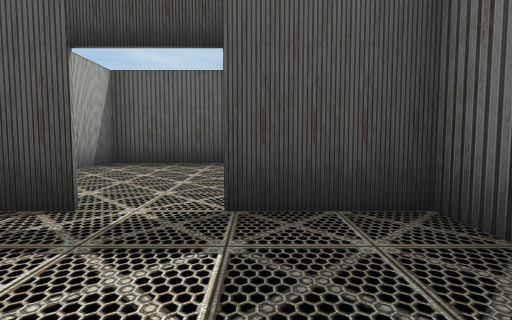
view 1 (above)

22 first-person views from a walk through a 3-D level made in the Unity game engine. The camera is 1.2 m above the floor, tilts 4° down and sees 80° across. The floor is counted in squares, 2 m on a side. Each view is taken from the middle of a square. On the plan, view 1 faces up. The plan holds only what a view shows up to about 9 squares ahead; the rest is blank. The place goes on beyond the plan. The player character is not drawn. Door leaves are left out, so doorways stand open.

view 2
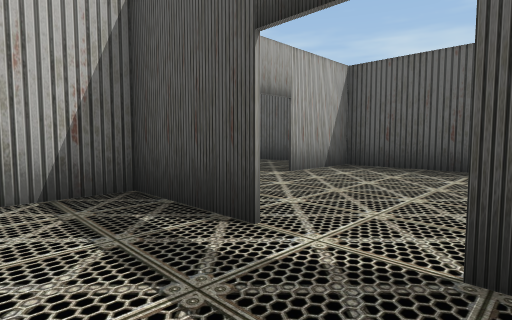

view 3
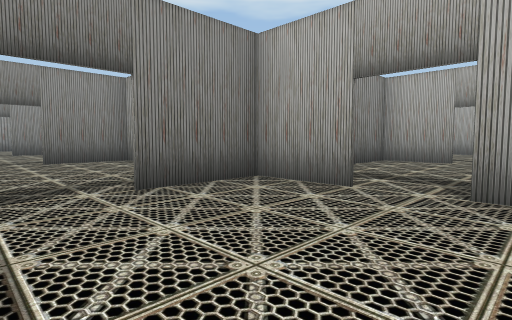

view 4
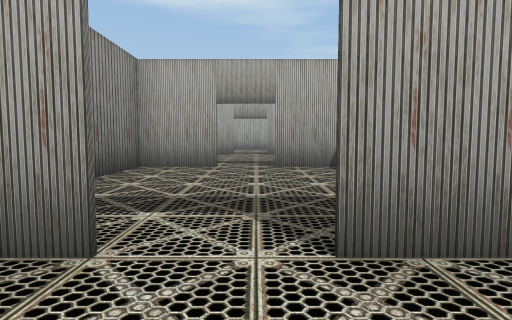

view 5
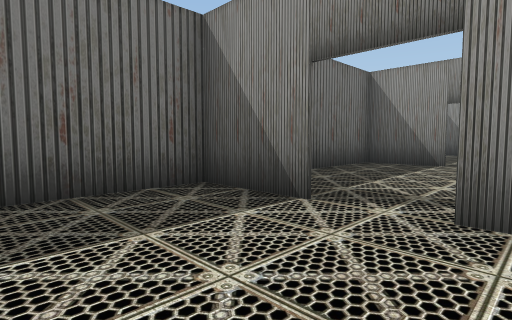

view 6
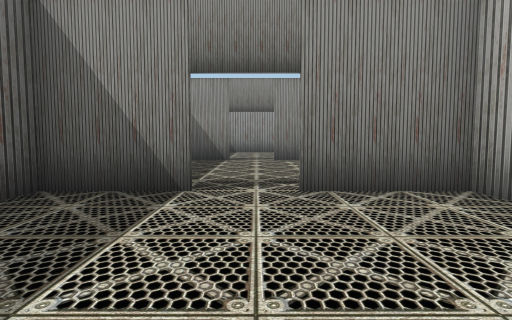

view 7
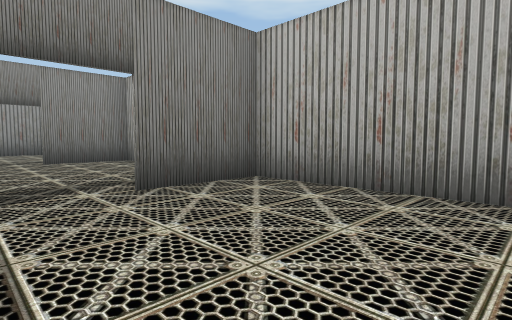

view 8
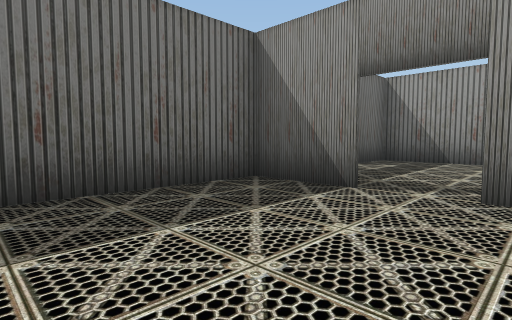

view 9
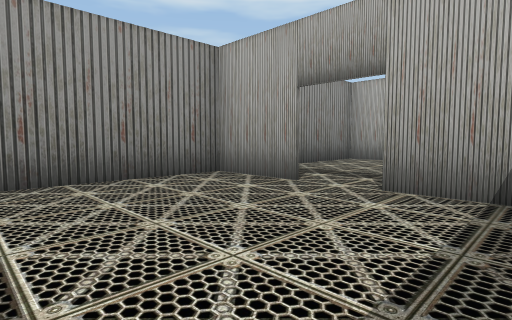

view 10
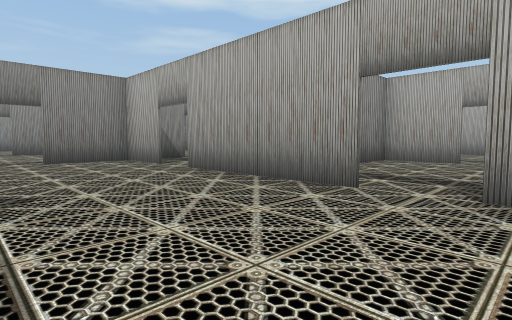

view 11
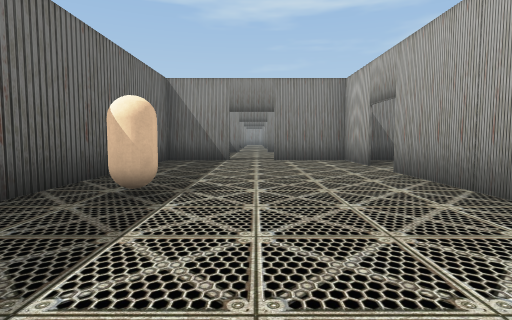

view 12
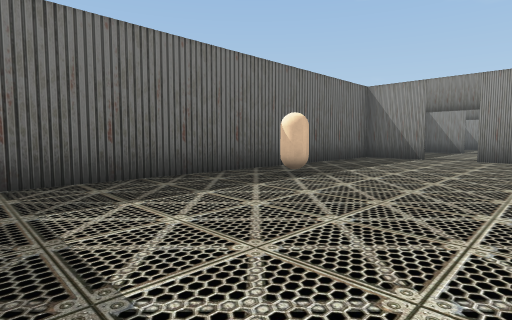

view 13
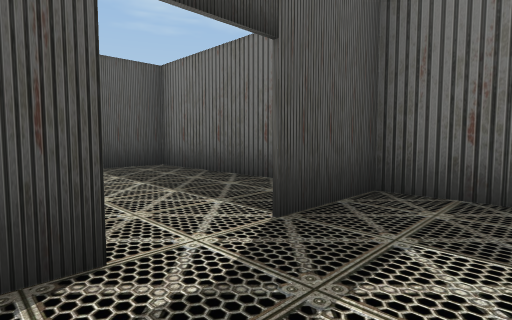

view 14
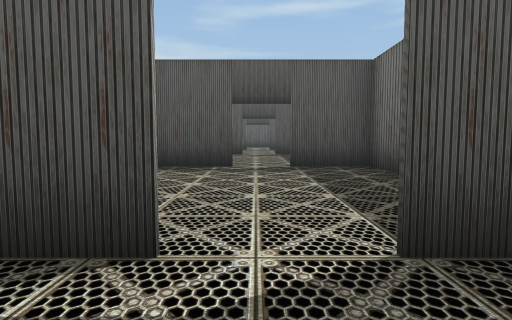

view 15
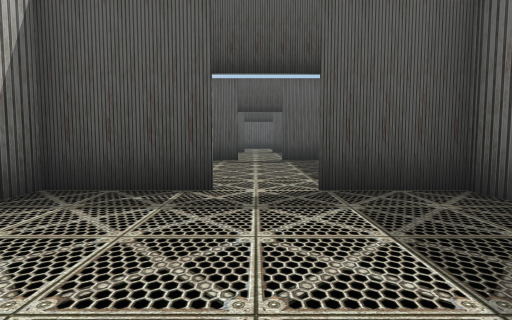

view 16
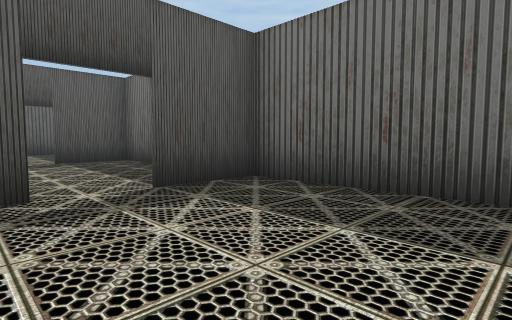

view 17
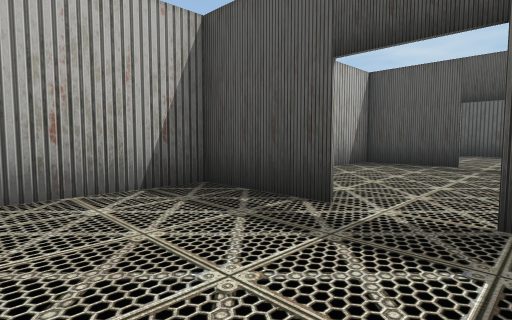

view 18
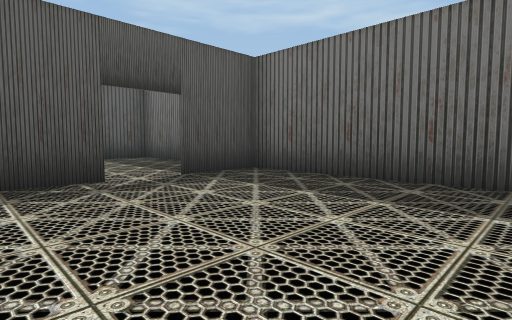

view 19
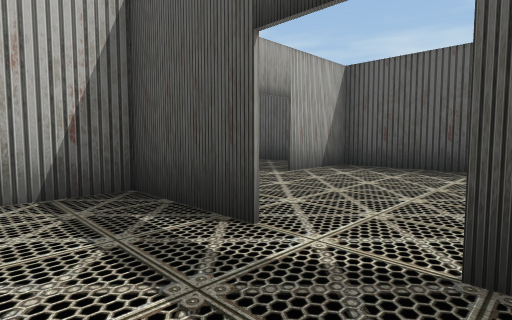

view 20
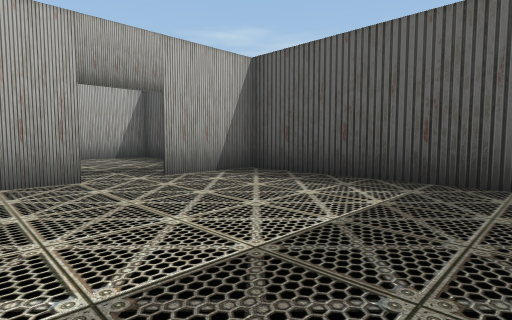

view 21
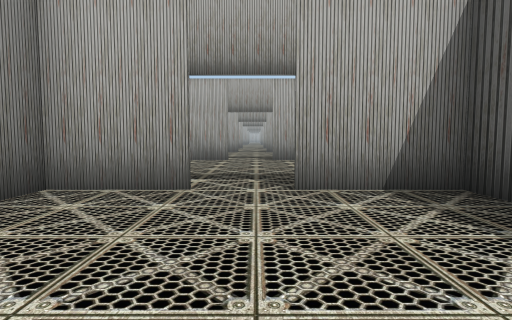

view 22
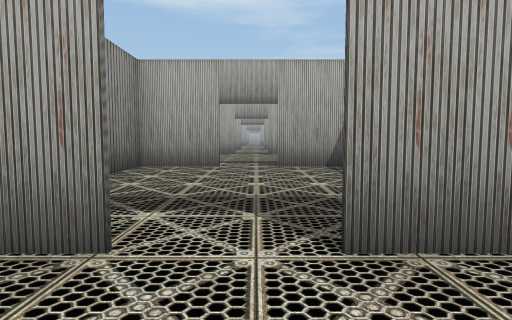

### Floor plan
Ten units are one square. View 1 is at (0, 0); x grows to the right and y downward. Boxes are objects, and circles mark ways between rooms. Rooms are numbered by the first view taken in them; rooms with no view inside come last. Other rooms are left out.
<svg viewBox="-41 -129 111 309">
<path fill="none" stroke="#000" d="M-4 24 15 24M-14 -25 -35 -25M-35 -20 -35 24 -15 24M11 -25 -4 -25M15 25 15 0M-8 -75 -36 -75M-4 -25 14 -25M-35 -42 -35 -20M-35 -71 -35 -54M-35 -25 -14 -25M15 -16 15 -48M-4 74 15 74 15 42M-35 74 -14 74M-35 106 -35 125 15 125 15 110M-35 70 -35 95M14 106 14 145M14 156 14 175M35 75 26 75M46 175 65 175 65 75 46 75M1 175 35 175M36 25 15 25M65 60 65 25 46 25M14 25 14 31M35 -25 11 -25M65 8 65 -20M65 -25 46 -25M14 -25 14 -2M36 -75 15 -75M65 -20 65 -75 46 -75M65 -102 65 -114M14 -92 14 -59M56 -124 14 -124 14 -104M14 -75 21 -75M-1 -124 -24 -124M-35 -92 -35 -71M-35 -119 -35 -104M-35 -75 -20 -75"/>
<rect x="45" y="115" width="10" height="10" fill="#bbb"><title>capsule</title></rect>
<circle cx="-5" cy="-25" r="3" fill="#2a7"/>
<circle cx="-7" cy="23" r="3" fill="#2a7"/>
<circle cx="-7" cy="73" r="3" fill="#2a7"/>
<circle cx="15" cy="105" r="3" fill="#2a7"/>
<circle cx="43" cy="73" r="3" fill="#2a7"/>
<circle cx="43" cy="23" r="3" fill="#2a7"/>
<circle cx="45" cy="-25" r="3" fill="#2a7"/>
<circle cx="45" cy="-75" r="3" fill="#2a7"/>
<circle cx="15" cy="-95" r="3" fill="#2a7"/>
<text x="-10" y="0">1</text>
<text x="-10" y="-50">2</text>
<text x="-10" y="50">3</text>
<text x="-10" y="100">4</text>
<text x="40" y="120">5</text>
<text x="40" y="50">6</text>
<text x="40" y="0">7</text>
<text x="40" y="-50">8</text>
<text x="40" y="-100">9</text>
<text x="-10" y="-100">10</text>
</svg>
Room 1 opens to room 2. Room 1 opens to room 3. Room 3 opens to room 4. Room 4 opens to room 5. Room 5 opens to room 6. Room 6 opens to room 7. Room 7 opens to room 8. Room 8 opens to room 9. Room 9 opens to room 10.

Where each view was taken, in squares from view 1:
view 1: 0 up, 0 right, facing up
view 2: 1 up, 0 right, facing up-left
view 3: 6 up, 0 right, facing down-left
view 4: 5 up, 2 left, facing left
view 5: 5 up, 2 left, facing down-right
view 6: 1 up, 1 left, facing down
view 7: 1 up, 0 right, facing down-left
view 8: 4 down, 2 left, facing down-right
view 9: 8 down, 0 right, facing down-left
view 10: 9 down, 5 right, facing down-left
view 11: 9 down, 4 right, facing down
view 12: 8 down, 2 right, facing down-right
view 13: 9 down, 3 right, facing up-right
view 14: 9 down, 4 right, facing up
view 15: 6 down, 4 right, facing up
view 16: 1 down, 3 right, facing up-right
view 17: 0 up, 5 right, facing up-left
view 18: 3 up, 2 right, facing up-right
view 19: 6 up, 5 right, facing up-left
view 20: 8 up, 6 right, facing up-left
view 21: 10 up, 5 right, facing left
view 22: 10 up, 3 right, facing left
